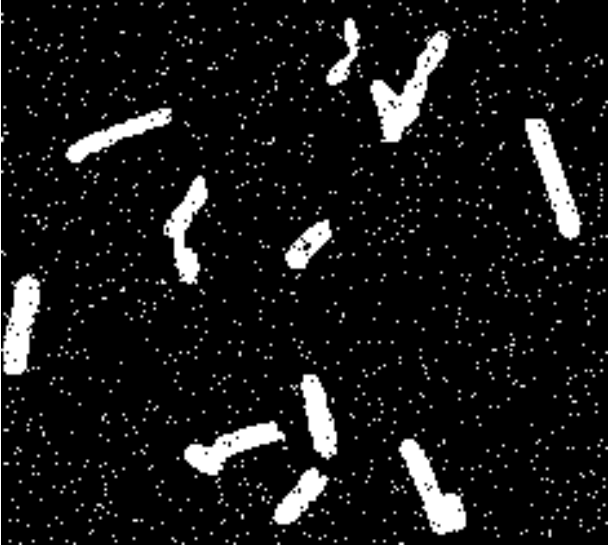
#> input picture tuan03/img/test1.png, 609 x 545 px; its folder holds only this picture in this run
$ python bai01.py
#> lines starting #> are read from the running program, lines starting #| are printed output that depends on the picture
import cv2
import numpy as np
import os


# open (Erosion-> Dilation)
def img_erosion_dilation(kernel, path, filename):
    # Taking a matrix of size 5 as the kernel
#> called with kernel = array of shape (5, 5), path = '../img/test1.png', filename = 'test1.png'
    img = cv2.imread(path, 0)
#> img is the input picture: shape (545, 609); min 0, max 255, mean 23.3
    img_erosion = cv2.erode(img, kernel, iterations=1)
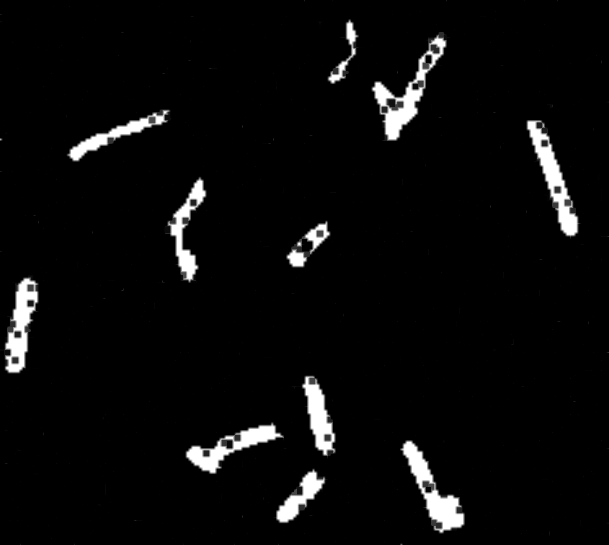
#> img_erosion: shape (545, 609); min 0, max 255, mean 10.5
    img_dilation = cv2.dilate(img_erosion, kernel, iterations=1)
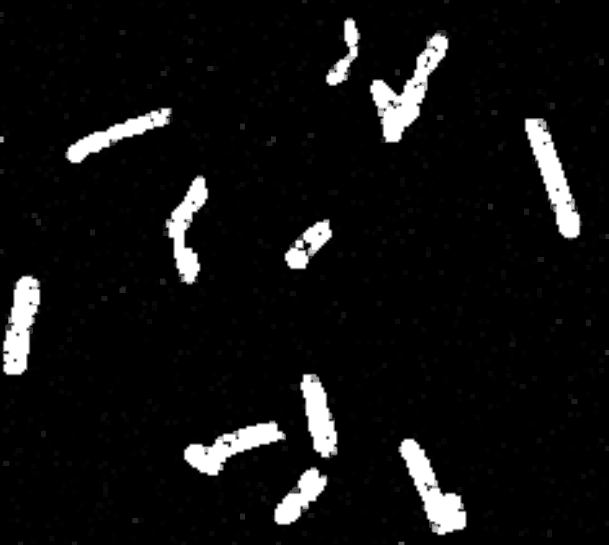
#> img_dilation: shape (545, 609); min 0, max 255, mean 16.5

    # save result image
    output_open_Erosion_Dilation = 'output_open_Erosion_Dilation/' + filename
    cv2.imwrite(output_open_Erosion_Dilation, img_dilation)

    cv2.imshow('Input', img)
    cv2.imshow('output_open_Erosion_Dilation', img_dilation)

    k = cv2.waitKey(0)
#> (key Esc is pressed here)
    if k == 27:  # wait for ESC key to exit
        cv2.destroyAllWindows()


# close (Dilation -> Erosion)
def img_dilation_erosion(kernel, path, filename):
    # Taking a matrix of size 5 as the kernel
#> called with kernel = array of shape (5, 5), path = '../img/test1.png', filename = 'test1.png'
    img = cv2.imread(path, 0)

    img_dilation = cv2.dilate(img, kernel, iterations=1)
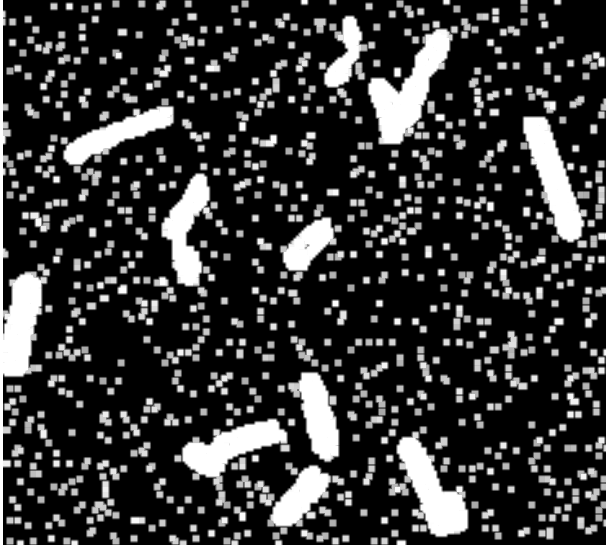
#> img_dilation: shape (545, 609); min 0, max 255, mean 55.6
    img_erosion = cv2.erode(img_dilation, kernel, iterations=1)
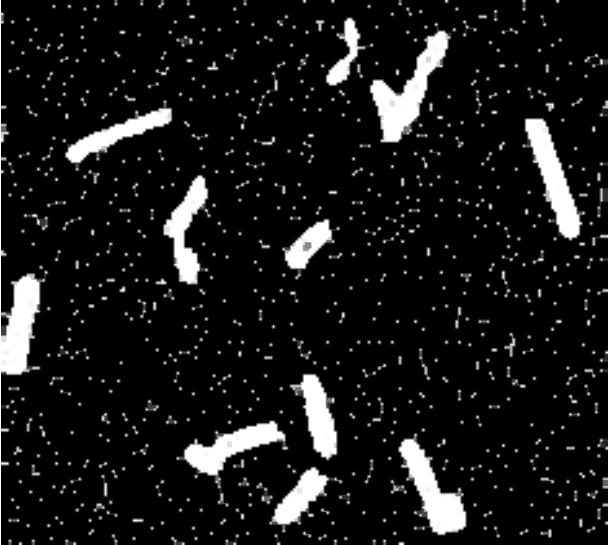
#> img_erosion: shape (545, 609); min 0, max 255, mean 24.8

    # save result image
    output_close_Dilation_Erosion = 'output_close_Dilation_Erosion/' + filename
    cv2.imwrite(output_close_Dilation_Erosion, img_erosion)

    cv2.imshow('Input', img)
    cv2.imshow('output_close_Dilation_Erosion', img_erosion)

    k = cv2.waitKey(0)
#> (key Esc is pressed here)
    if k == 27:  # wait for ESC key to exit
        cv2.destroyAllWindows()


if __name__ == '__main__':
    folder = "../img"
    # all file image
    images = os.listdir(folder)
    kernel = np.ones((5, 5), np.uint8)
    # Reading the input image
    img = cv2.imread('', 0)
    for i in range(0, len(images)):
        images_path = folder + "/" + images[i]
        img_open = img_erosion_dilation(kernel=kernel, path=images_path, filename=images[i])
        img_close = img_dilation_erosion(kernel=kernel, path=images_path, filename=images[i])

$ run again, on tuan03/img/test5.jpg
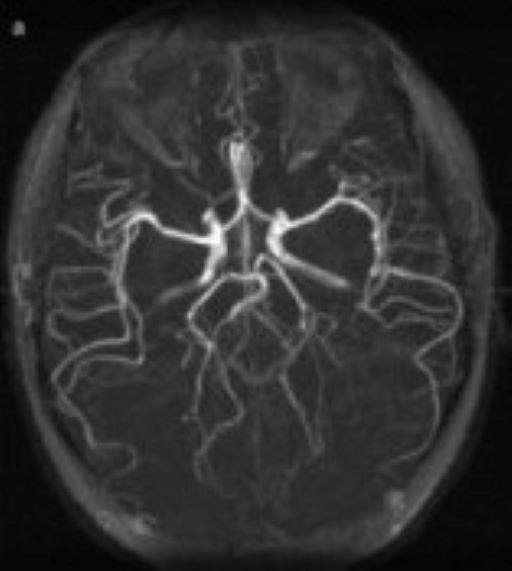
#> input picture tuan03/img/test5.jpg, 512 x 571 px
#> in img_erosion_dilation, img is the input picture: shape (571, 512); min 0, max 255, mean 48.6
#> in img_erosion_dilation, `img_erosion = cv2.erode(img, kernel, iterations=1)`:
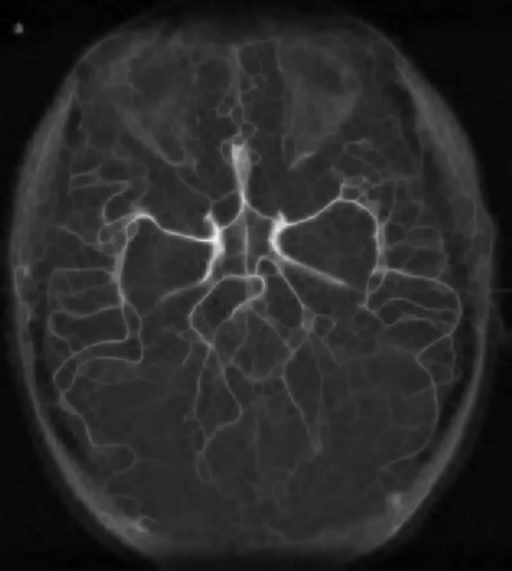
#> img_erosion: shape (571, 512); min 0, max 241, mean 41.9
#> in img_dilation_erosion, `img_dilation = cv2.dilate(img, kernel, iterations=1)`:
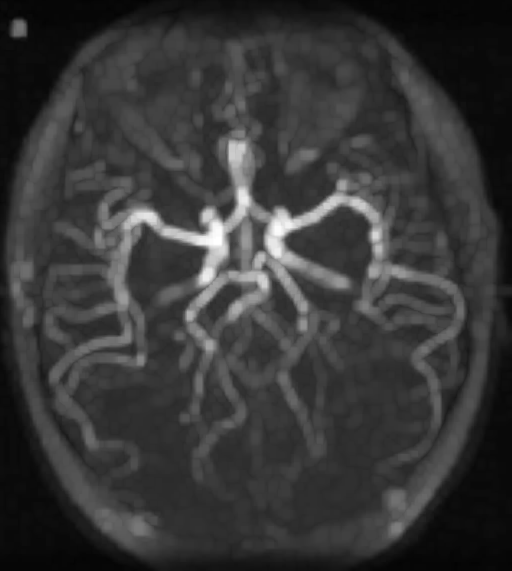
#> img_dilation: shape (571, 512); min 3, max 255, mean 55.8

$ run again, on tuan03/img/test2.png
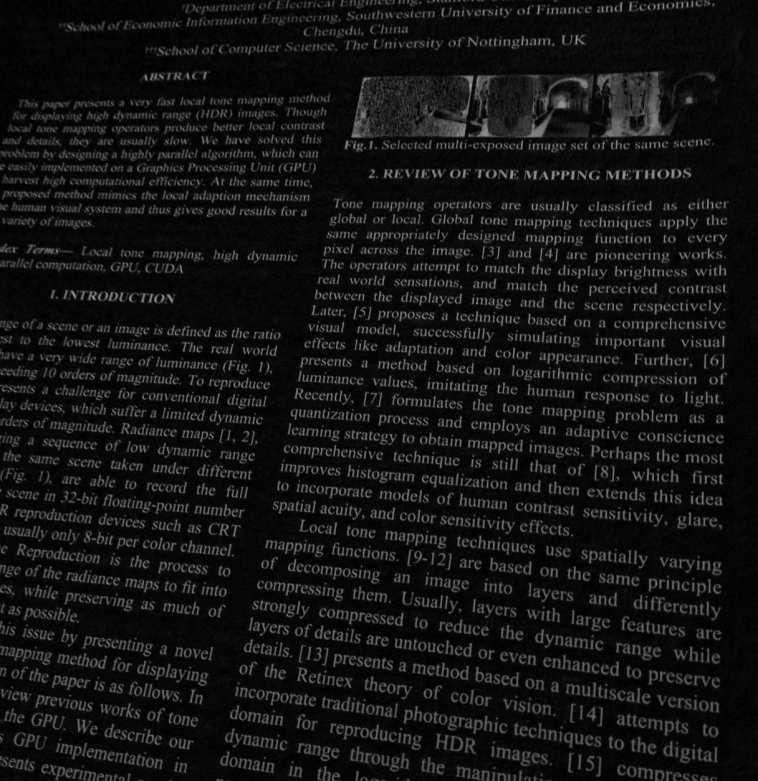
#> input picture tuan03/img/test2.png, 758 x 781 px
#> in img_erosion_dilation, img is the input picture: shape (781, 758); min 0, max 163, mean 20.3
#> in img_dilation_erosion, `img_dilation = cv2.dilate(img, kernel, iterations=1)`:
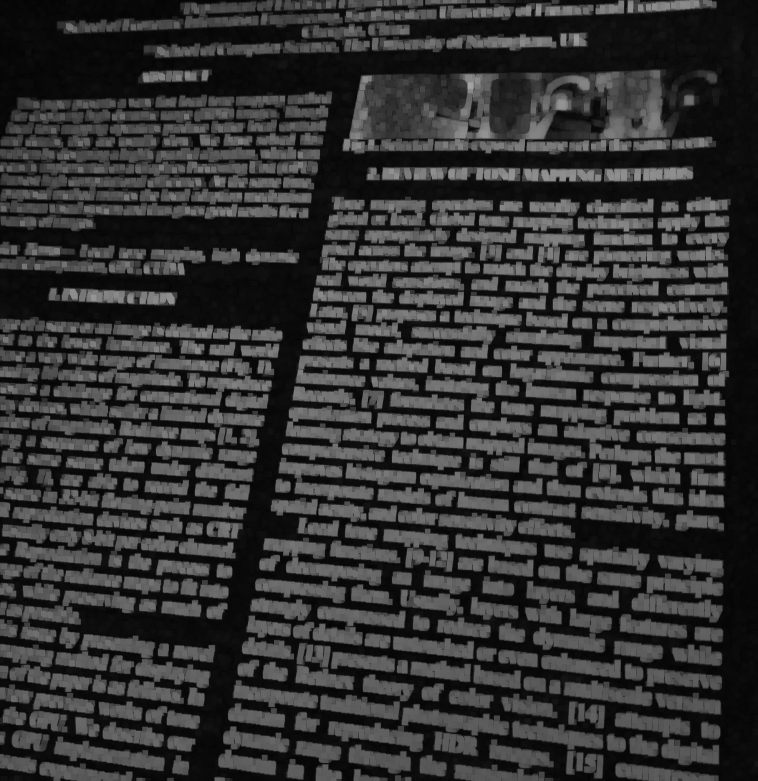
#> img_dilation: shape (781, 758); min 3, max 163, mean 52.4
#> in img_dilation_erosion, `img_erosion = cv2.erode(img_dilation, kernel, iterations=1)`:
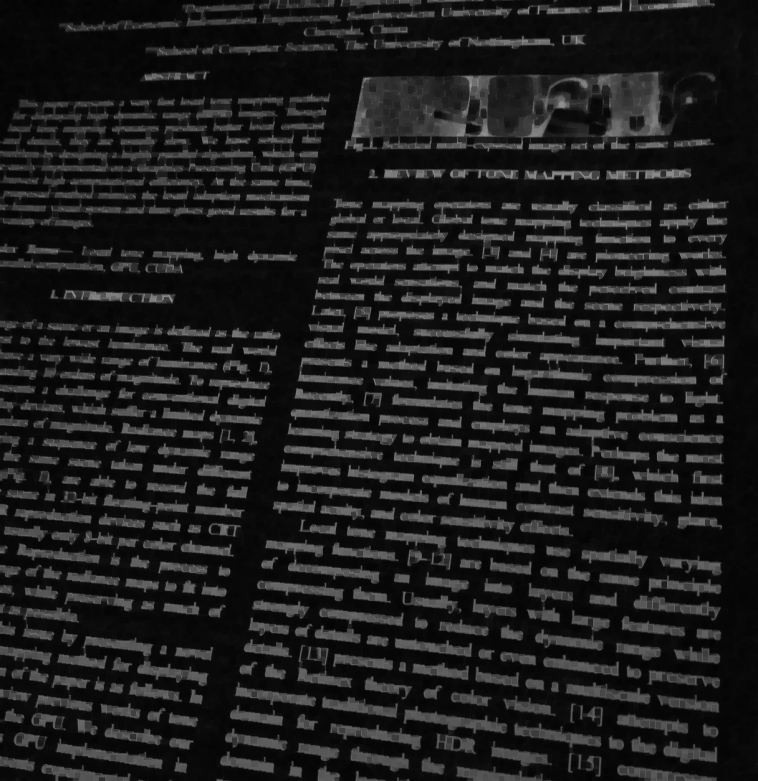
#> img_erosion: shape (781, 758); min 3, max 163, mean 30.7

$ run again, on tuan03/img/test4.jpg
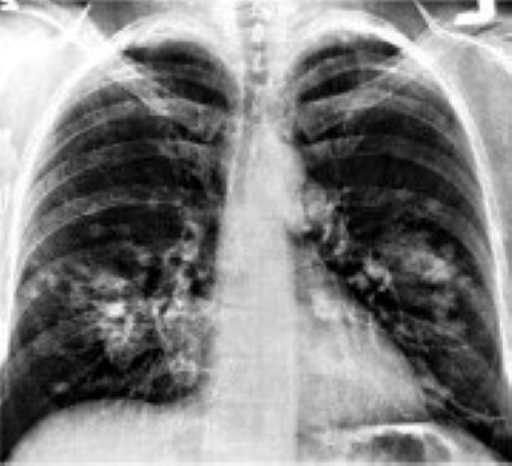
#> input picture tuan03/img/test4.jpg, 512 x 466 px
#> in img_dilation_erosion, `img_dilation = cv2.dilate(img, kernel, iterations=1)`:
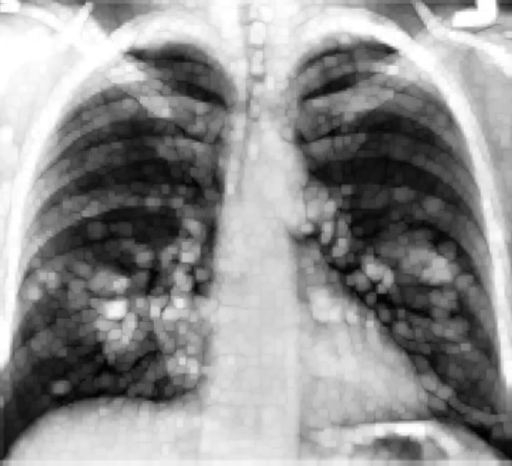
#> img_dilation: shape (466, 512); min 1, max 255, mean 143.6
